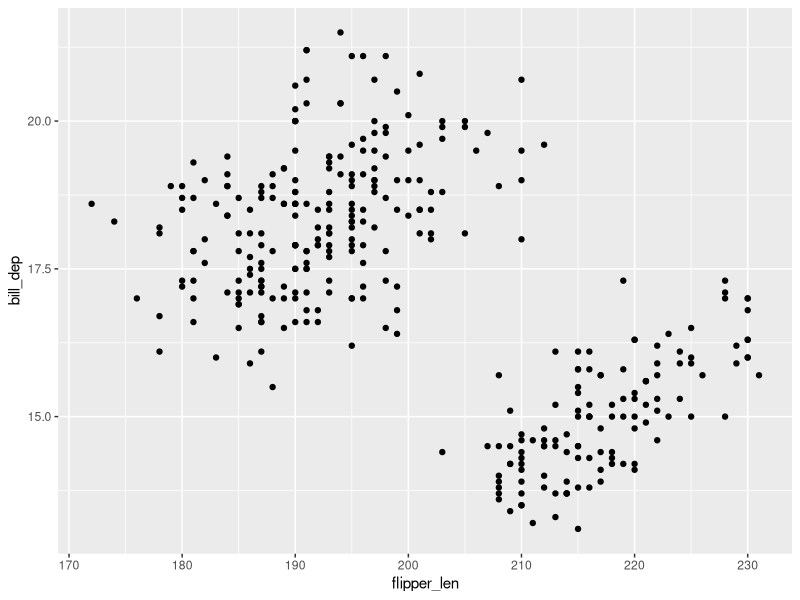
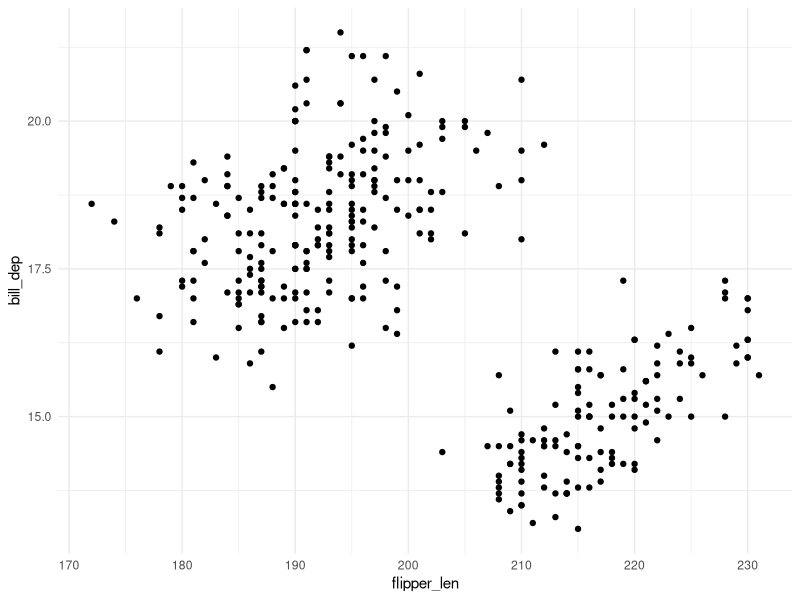

Write R code to recreate these figures, in order. (Note: this script raises an error after producing the figures.)
## ---- chunk 1
library(tidyverse)
## ---- chunk 2
ggp <- ggplot(penguins,
       aes(x = flipper_len,
           y = bill_dep)) + 
  geom_point()
ggp
## ---- chunk 3
ggp + theme_minimal()
## ---- chunk 4
ggp + theme_minimal() + theme_sub_panel(background = element_blank())
## ---- chunk 5
ggp + theme_minimal(paper = "transparent")
## ---- chunk 6
sessioninfo::session_info()
